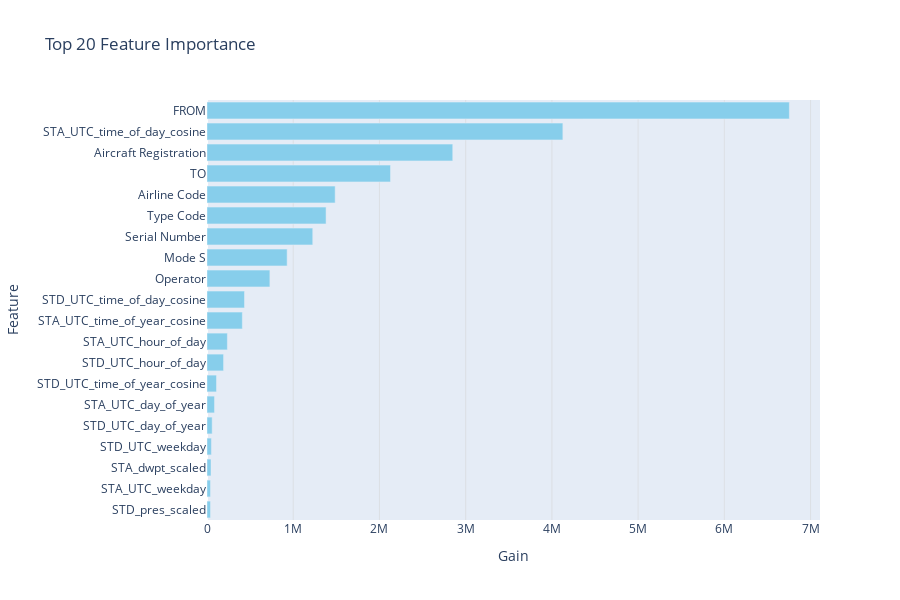

Notebook code cell kept with this figure:
### Markdown cell above
ON TOP one kinda looks like shit 
im plotting top 20

### Code cell
import plotly.express as px
import pandas as pd
import numpy as np

# Get Feature Importance
importance = model.feature_importance(importance_type='gain')
feature_names = X.columns

# Get indices of top 20 most important features
top_n = 20
sorted_indices = np.argsort(importance)[-top_n:]  # Get indices of top 20 features

# Sort features and importance scores by importance
top_feature_names = np.array(feature_names)[sorted_indices]
top_importance_scores = np.array(importance)[sorted_indices]

# Create DataFrame
importance_df = pd.DataFrame({
    'Feature': top_feature_names,
    'Importance': top_importance_scores
})

# Sort by Importance (Descending)
importance_df = importance_df.sort_values(by='Importance', ascending=True)

# Plot using Plotly
fig = px.bar(
    importance_df,
    x='Importance',
    y='Feature',
    orientation='h',
    title='Top 20 Feature Importance',
    labels={'Importance': 'Gain'},
    height=600
)

# Customize layout
fig.update_traces(marker_color='skyblue')
fig.update_layout(xaxis_gridcolor='lightgray', xaxis_gridwidth=0.5)

# Show interactive plot
fig.show()

### Figure 1 — Plotly figure (JSON) as saved in the notebook; plotly's stock layout.template omitted (floating-point values rounded to 4 significant figures)
{"data": [{"hovertemplate": "Gain=%{x}<br>Feature=%{y}<extra></extra>", "legendgroup": "", "marker": {"color": "skyblue", "pattern": {"shape": ""}}, "name": "", "orientation": "h", "showlegend": false, "textposition": "auto", "type": "bar", "x": [40440.0, 40500.0, 46690.0, 50950.0, 59990.0, 86790.0, 110100.0, 192000.0, 236300.0, 409700.0, 435000.0, 729200.0, 929400.0, 1227000.0, 1381000.0, 1487000.0, 2128000.0, 2850000.0, 4127000.0, 6754000.0], "xaxis": "x", "y": ["STD_pres_scaled", "STA_UTC_weekday", "STA_dwpt_scaled", "STD_UTC_weekday", "STD_UTC_day_of_year", "STA_UTC_day_of_year", "STD_UTC_time_of_year_cosine", "STD_UTC_hour_of_day", "STA_UTC_hour_of_day", "STA_UTC_time_of_year_cosine", "STD_UTC_time_of_day_cosine", "Operator", "Mode S", "Serial Number", "Type Code", "Airline Code", "TO", "Aircraft Registration", "STA_UTC_time_of_day_cosine", "FROM"], "yaxis": "y"}], "layout": {"barmode": "relative", "height": 600, "legend": {"tracegroupgap": 0}, "title": {"text": "Top 20 Feature Importance"}, "xaxis": {"anchor": "y", "domain": [0, 1], "gridcolor": "lightgray", "gridwidth": 0.5, "title": {"text": "Gain"}}, "yaxis": {"anchor": "x", "domain": [0, 1], "title": {"text": "Feature"}}}}
